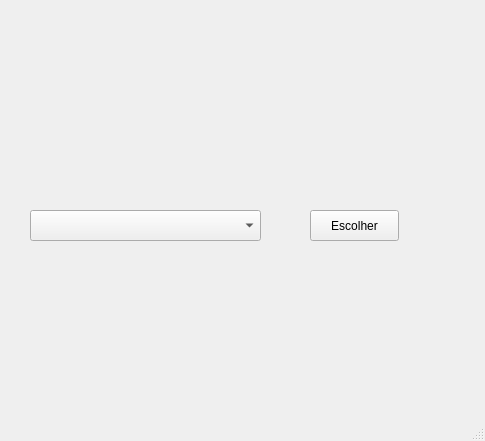
<?xml version="1.0" encoding="UTF-8"?>
<ui version="4.0">
 <class>MainWindow</class>
 <widget class="QMainWindow" name="MainWindow">
  <property name="geometry">
   <rect>
    <x>0</x>
    <y>0</y>
    <width>485</width>
    <height>441</height>
   </rect>
  </property>
  <property name="windowTitle">
   <string>MainWindow</string>
  </property>
  <widget class="QWidget" name="centralwidget">
   <widget class="QComboBox" name="comboBox">
    <property name="geometry">
     <rect>
      <x>30</x>
      <y>210</y>
      <width>231</width>
      <height>31</height>
     </rect>
    </property>
   </widget>
   <widget class="QPushButton" name="pushButton">
    <property name="geometry">
     <rect>
      <x>310</x>
      <y>210</y>
      <width>89</width>
      <height>31</height>
     </rect>
    </property>
    <property name="text">
     <string>Escolher</string>
    </property>
   </widget>
   <widget class="QLabel" name="label">
    <property name="geometry">
     <rect>
      <x>40</x>
      <y>280</y>
      <width>321</width>
      <height>31</height>
     </rect>
    </property>
    <property name="text">
     <string/>
    </property>
   </widget>
  </widget>
  <widget class="QMenuBar" name="menubar">
   <property name="geometry">
    <rect>
     <x>0</x>
     <y>0</y>
     <width>485</width>
     <height>22</height>
    </rect>
   </property>
  </widget>
  <widget class="QStatusBar" name="statusbar"/>
 </widget>
 <resources/>
 <connections/>
</ui>
